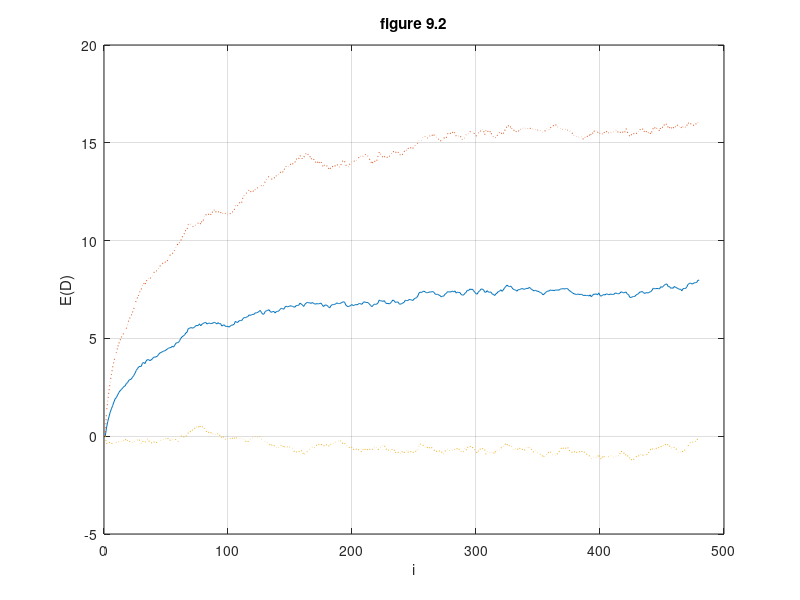

This figure's MATLAB source:
clear all, close all
% Simulation of a M/M/1 queue:
mean_interarrival = 1.0;
mean_service = 0.9;
% special symbols
omega = 1/mean_service;
lambda = 1/mean_interarrival;
% number of servers is one
rho = lambda / (1*omega)
% the initial delay is
s = 0; % use either s = [20 18 15 12 10 5 0] % see fig. 9.2
% redo the experiment a number of times
for j = 1:500,
  % delay in queue, initial condition
  D(j,1) = s; 
  % service time for first customer arriving at time 0
  S(1) = -mean_service * log(rand(1)); % Expon
  % loop through 1000 customers arriving
  for i = 1:479, % see figure 9.2
    % the interattical time of the next customer
    A(i+1) = -mean_interarrival * log(rand(1)); % Expon
    % compute the delay
    D(j,i+1) = max([0, D(j,i) + S(i) - A(i+1)]);
    % assign service time
    S(i+1) = -mean_service * log(rand(1)); % Expon
  end
end
% plot this result
plot(mean(D)), ylabel('E(D)'); xlabel('i'); title('figure 9.2'); grid
hold on
plot(mean(D)+std(D),':'), ylabel('E(D)'); xlabel('i'); title('figure 9.2'); grid
plot(mean(D)-std(D),':'), ylabel('E(D)'); xlabel('i'); title('figure 9.2'); grid

% Estimating means section 9.4.1
% alpha = 1 - gamma = 0.1, t_(n-1),(1-\alpha/2)
% tval =[2.132 1.833 1.729 1.684];
% or use tinv(0.95,n-1) n = [5 10 20 40]
clear all
mean_interarrival = 1.0;
mean_service = 0.9;
% redo the experiment a number of times
n = 10; % example using n = 10 [5 10 20 40]
tval = tinv(0.95, n-1) % t-value at 1 - alpha/2
for k = 1:500,
  for j = 1:n,
    % delay in queue, initial condition
    D(j,1) = 0; 
  % service time for first customer arriving at time 0
    S(1) = -mean_service * log(rand(1)); % Expon
    % loop through 1000 customers arriving
    for i = 1:24, %
      % the interattical time of the next customer
      A(i+1) = -mean_interarrival * log(rand(1)); % Expon
      % compute the delay
      D(j,i+1) = max([0, D(j,i) + S(i) - A(i+1)]);
      % assign service time
      S(i+1) = -mean_service * log(rand(1)); % Expon
    end
  end
  d = sum(D,2)/25;
  d25(k,1) = mean(d);
  var25(k,1) = var(d); % for estimating number of replications needed
  confinterval(k,1) = tval * sqrt(var(d)/n);
end
p = ((d25 - confinterval <= 2.12) & (2.12 <= (d25 + confinterval)));
% the result as shown in figure 9.2
n
pm = mean(p)
pmconf = norminv(0.95, 0, 1) * sqrt(pm*(1-pm)/500)
conf_interval_half_length = mean(confinterval./d25)

% estimate the number of replications needed to get certain confidence:
gamma = 0.1;
gammad = gamma/(1+gamma);
nstar = ceil(mean(var25) * (norminv(0.95, 0, 1) / (gammad*mean(d25)))^2)
beta = gamma*mean(d25)
mean(confinterval) 